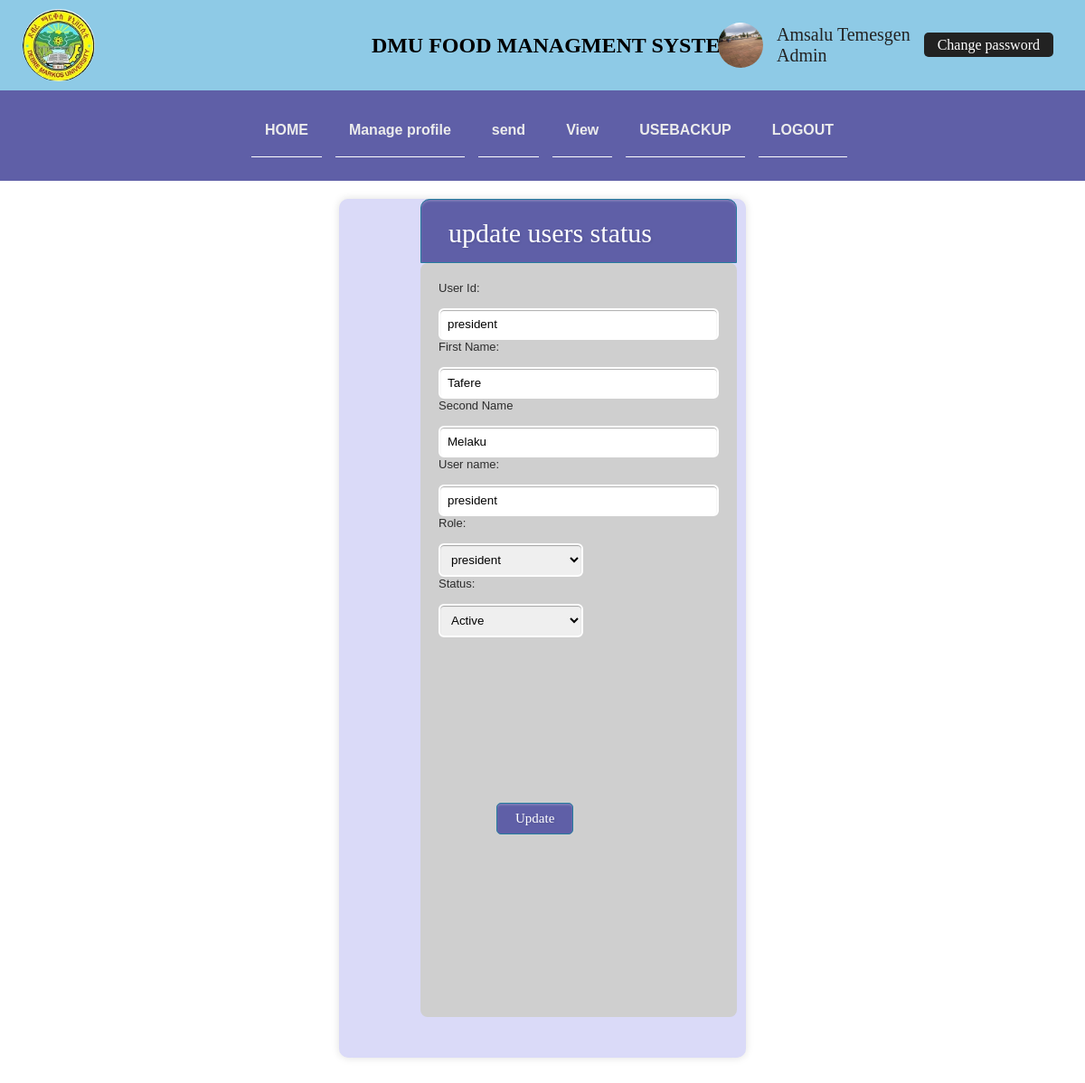
The app's page /admin/updateuserprofileform.php?user_id=president (signed in) with its own data.
### tables this page shows
CREATE TABLE `user` (
  `user_id` varchar(100) NOT NULL,
  `fname` varchar(100) NOT NULL,
  `sname` varchar(100) NOT NULL,
  `position` varchar(100) NOT NULL,
  `Age` int(100) NOT NULL,
  `sex` varchar(100) NOT NULL,
  `phone` varchar(100) NOT NULL,
  `photo` varchar(200) NOT NULL,
  `role` varchar(100) NOT NULL,
  `date` date NOT NULL
);

CREATE TABLE `account` (
  `no` int(11) NOT NULL,
  `username` varchar(30) NOT NULL,
  `password` varchar(255) NOT NULL,
  `status` varchar(30) NOT NULL
);

### admin/updateuserprofileform.php (the view, shortened to what this page needs)
<?php
include("../connection.php");
   include("navbar.php");
?><!DOCTYPE html>
<html lang="en">
<head>
    <link rel="stylesheet" href="../css/forms.css">
</head>
<body>
    <?php
if(isset($_SESSION['user']['username'])){
  $userid=$_REQUEST['user_id'];
	$result=mysqli_query($conn,"select * from user,account where user.user_id='$userid'and account.username='$userid' ");
	$row=mysqli_fetch_array($result);
    ?>
    <div class="form-style-10">
   <h2>update users status</h2>
    <form action="" method="">
    <div class="inner-wrap">
	<table align="center" height="400px" width="400px">
   <label> User Id:</label><input type="text" name="user_id" value="<?php echo $row['user_id'];?>" readonly>
	<label>First Name:</label>
	<input type="text" name="fname" value="<?php echo $row['fname'];?>">
	<label>Second Name</label>
	<input type="text" name="sname" value="<?php echo $row['sname'];?>">
	<label>User name:</label><input type="text" name="user_id" value="<?php echo $row['user_id'];?>">
	<label>Role:</label>
	<select name="role" style="width: 160px;">
    <?php
	if($row['role']=="admin"){
        ?>
        <option value="admin" selected="admin">admin</option>
	<option value="chef" >chef</option>
	<option value="foodstore">foodstore</option>
	<option value="studdir">student directorate</option>
	<option value="nurse">nurse</option>
	<option value="headcafe">headcafe</option>
	<option value="studentunion">student union</option>
	<option value="purchase">purchase</option>
	<option value="enterprise">enterprise</option>
	<option value="merchant">merchant</option>
	<option value="president">president</option>
	<option value="vicepresident">vicepresident</option>
	<option value="registrar">registrar</option>
	<option value="procter">procter</option>
	<option value="college">college</option>
	<option value="ticker">ticker</option>
	<option value="finance">finance</option>
	<?php
	}else if($row['role']=="president"){
	?>
	<option value="president" selected="president">president</option>
	<?php
	}else if($row['role']=="vicepresident"){
	?>
	<option value="admin">adminster</option>
	<option value="chef" >chef</option>
	<option value="foodstore">foodstore</option>
	<option value="studdir">student directorate</option>
	<option value="nurse">nurse</option>
	<option value="headcafe">headcafe</option>
	<option value="studentunion">student union</option>
	<option value="purchase">purchase</option>
	<option value="enterprise">enterprise</option>
	<option value="merchant">merchant</option>
	<option value="president">president</option>
	<option value="vicepresident" selected="vicepresident">vicepresident</option>
	<option value="registrar">registrar</option>
	<option value="procter">procter</option>
	<option value="college">college</option>
	<option value="ticker">ticker</option>
	<option value="finance">finance</option>
	<?php
	}
	?>
	</select></td></tr>
	<label>Status:</label>
	<select name="status" style="width: 160px;">
	<?php
	if($row['status']=="1")
	{
	?>
	<option value="1" selected>Active</option><option value="0">Blocked</option>
	<?php
	}else if($row['status']=="0"){
	?>
	<option value="1">Active</option><option value="0" selected>Blocked</option>
	<?php
	}
	?>
	</select></td></tr>
	<tr><td></td><td><input type="submit" value="Update" name="update"></table></div></form>
	<?php
}else
    {
    	header("location:index.php");
     }
?>
</body>
</html>

### admin/navbar.php (shortened to what this page needs)
<?php
include("../connection.php");
?><!DOCTYPE html>
<html lang="en">
<head>
    <link rel="stylesheet" href="../css/stylesheet.css">
</head>
<body>
      <div class="contain">
    <div class="body1">
        <div class="logo">
            <img src="images/logo.jpg" id="logoe">
        </div>
        <h1 class="proj_title">DMU FOOD MANAGMENT SYSTEM</h1>
        <div class="profile">
            <?php
            if(isset($_SESSION['user']['username'])){
            $un = $_SESSION['user']['username'];
                $query1 = "select * from user where user_id='$un'";
                $result = mysqli_query($conn,$query1);
                if($row = mysqli_fetch_assoc($result)){
                    echo '
                    <div class="pro_img">
                        <img src="../banner_img.jpeg" alt="">
                    </div>
                    <div class="pro_name_role">
                        <div class="pro_name">'.$row['fname']." " .$row['sname'].'</div>
                        <div class="pro_role">'.$row['role'].'</div>
                    </div>
                    <div class="edit_btn">
                        <a href="changepassword.php">Change password</a>
                    </div>
                    ';
                }
            }
            ?>
        </div>
    </div>
    <div class="navbar">
        <ul class="ul_container" >
            <li class="li_class"> <a href="adminhome.php">HOME </a></li>
            <li class="li_class" >
                <a href="#"> Manage profile </a>
            </li>
            <li class="li_class" >
                <a href="#"> send</a>
            </li>
            <li class="li_class"><a href="#">View  </a>
            </li>
            <li class="li_class"><a href="backup.php">USEBACKUP</a></li>
            <li class="li_class"><a href="../logout.php">LOGOUT</a></li>
        </ul>
    </div>
  </div>
</body>
</html>

### css/stylesheet.css (style rules this page uses)
* { margin: 0PX; padding: 0PX; box-sizing: border-box; }
.contain { position: fixed; top: 0; left: 0; max-width: 100vw; z-index: 10; display: flex; flex-direction: column; justify-content: center; align-items: center; }
.body1 { position: relative; background-color: #8ecae6; width: 100%; height:100px; display: flex; flex-wrap: wrap; justify-content: center; align-items: center; padding: 0 15px; }
.proj_title { font-size: 1.5em; margin-left: 30px; }
.logo { position: absolute; top: 0; left: 15px; justify-self: flex-start; margin: 10px 10px 10px 10px; width: 80px; height: 80px; }
.logo img { width: 100%; height: 100%; border-radius: 50%; object-fit: cover; cursor: pointer; }
.navbar { position: relative; width:100vw; text-align: center; background-color: rgb(95, 95, 167); height: auto; padding: 15px 0; }
.navbar ul { list-style: none; display: flex; flex-direction: column; justify-content: center; align-items: center; padding:0; margin:0; }
.navbar li { margin-left: 5px; display: inline-block; }
.navbar a { margin-left: 10px; text-decoration: none; color: rgb(236, 236, 236); display: block; padding:20px 15px; align-items: center; font-weight: 800; font-family: arial; font-size: 16PX; transition: all .5s; border-bottom: solid 1px #fff; }
@media screen and (min-width:500px) { .navbar .ul_container { flex-direction: row; } }
@media screen and (min-width:500px) { .navbar { height: 100px; } }
.profile { position: absolute; top: 0; right: 35px; display: flex; justify-content: center; align-items: center; height: 100%; }
.pro_img { width: 50px; height: 50px; }
.pro_img img { border-radius: 50%; width: 100%; height: 100%; }
.pro_name_role { margin-left: 15px; }
.pro_name, .pro_role { font-size: 20px; text-transform: capitalize; color: #222222; }
.edit_btn { margin-left: 15px; }
.edit_btn a { text-decoration: none; padding: 5px 15px; color: #fff; background-color: #222222; border-radius: 5px; transition: all .5s; }

### css/forms.css (style rules this page uses)
.form-style-10 { margin:40px auto; margin-top: 220px; width:450px; padding:30px; background: rgb(218, 218, 248); border-radius: 10px; -webkit-border-radius:10px; -moz-border-radius: 10px; box-shadow: 0px 0px 10px rgba(0, 0, 0, 0.13); -moz-box-shadow: 0px 0px 10px rgba(0, 0, 0, 0.13); -webkit-box-shadow: 0px 0px 10px rgba(0, 0, 0, 0.13); }
.form-style-10 .inner-wrap { padding: 20px; background: #cfcfcf; border-radius: 8px; margin-bottom: 15px;width: 350px;margin-left:60px;margin-top: -30px; }
.form-style-10 h2 { background: rgb(95, 95, 167); padding: 20px 30px 15px 30px; margin: -30px -30px 30px -30px; border-radius: 10px 10px 0 0; -webkit-border-radius: 10px 10px 0 0; -moz-border-radius: 10px 10px 0 0; color: #fff; text-shadow: 1px 1px 3px rgba(0, 0, 0, 0.12); font: normal 30px 'Bitter', serif; -moz-box-shadow: inset 0px 2px 2px 0px rgba(255, 255, 255, 0.17); -webkit-box-shadow: inset 0px 2px 2px 0px rgba(255, 255, 255, 0.17); box-shadow: inset 0px 2px 2px 0px rgba(255, 255, 255, 0.17); border: 1px solid #257C9E; width: 350px;margin-left:60px; }
.form-style-10 label { display: block; font: 13px Arial, Helvetica, sans-serif; color: #2d2d2d; margin-bottom: 15px; }
.form-style-10 input[type="text"], .form-style-10 input[type="date"], .form-style-10 input[type="datetime"], .form-style-10 input[type="email"], .form-style-10 input[type="number"], .form-style-10 input[type="search"], .form-style-10 input[type="time"], .form-style-10 input[type="url"], .form-style-10 input[type="password"], .form-style-10 textarea, .form-style-10 select { display: block; box-sizing: border-box; -webkit-box-sizing: border-box; -moz-box-sizing: border-box; width: 100%; padding: 8px; border-radius: 6px; -webkit-border-radius:6px; -moz-border-radius:6px; border: 2px solid #fff; box-shadow: inset 0px 1px 1px rgba(0, 0, 0, 0.33); -moz-box-shadow: inset 0px 1px 1px rgba(0, 0, 0, 0.33); -webkit-box-shadow: inset 0px 1px 1px rgba(0, 0, 0, 0.33); }
.form-style-10 input[type="button"], .form-style-10 input[type="submit"], .form-style-10 input[type="reset"] { background: rgb(95, 95, 167); padding: 8px 20px 8px 20px; border-radius: 5px; -webkit-border-radius: 5px; -moz-border-radius: 5px; color: #fff; text-shadow: 1px 1px 3px rgba(0, 0, 0, 0.12); font: normal 30px 'Bitter', serif; -moz-box-shadow: inset 0px 2px 2px 0px rgba(255, 255, 255, 0.17); -webkit-box-shadow: inset 0px 2px 2px 0px rgba(255, 255, 255, 0.17); box-shadow: inset 0px 2px 2px 0px rgba(255, 255, 255, 0.17); border: 1px solid #257C9E; font-size: 15px; margin-left: 60px; }

### records on screen
user: fname "Amsalu", sname "Temesgen", role "Admin"
user: user_id "president", fname "Tafere", sname "Melaku", role "president"
account: status "Active"
